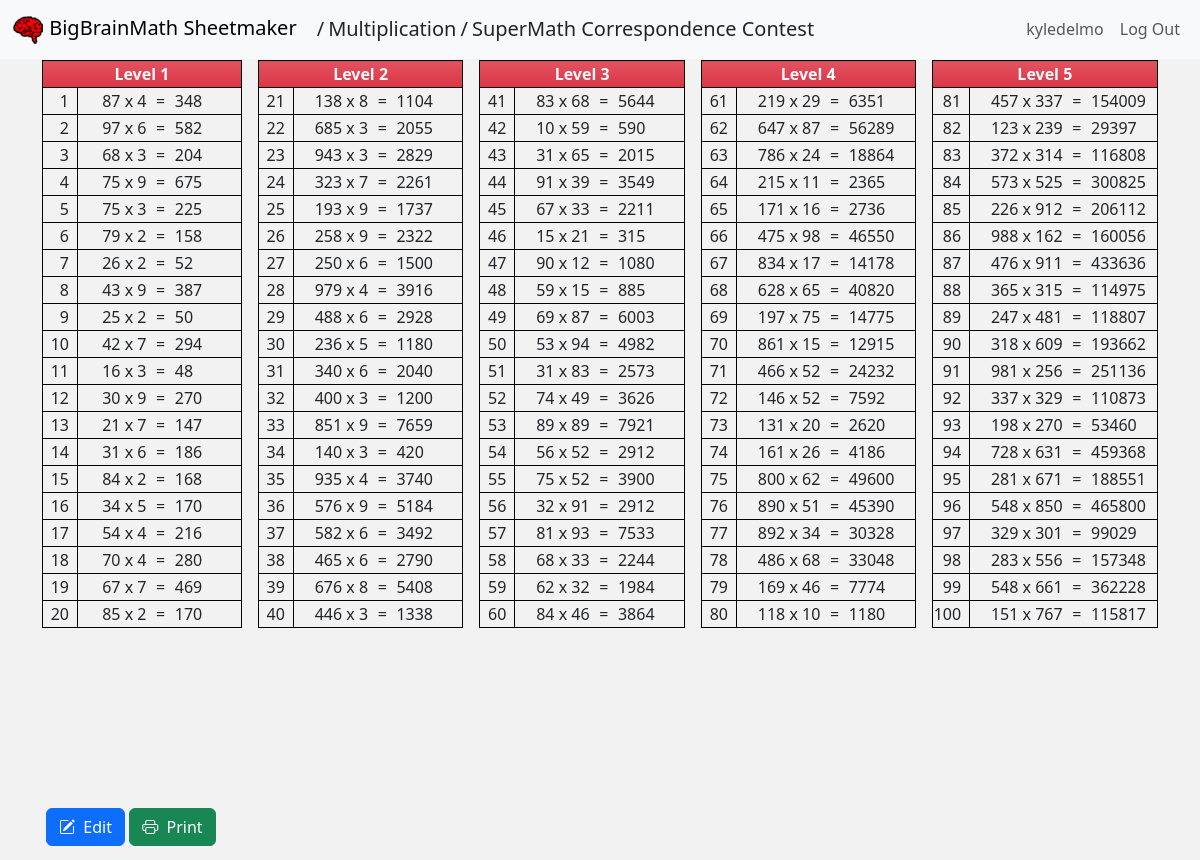
Page /multiplication/2/view (signed in) on the committed database.
### sheetmaker/models.py (models this page shows)
class Sheet(models.Model):
    user_id = models.PositiveIntegerField()
    sheet_name = models.CharField(max_length=50, default="Supermath Correspondence Contest")
    sheet_subname = models.CharField(max_length=50, default="Time Limit: 4 Minutes")
    problem_data = models.JSONField()
    sheet_type = models.CharField(max_length=20)
    created = models.DateTimeField(default=datetime.utcnow())
    modified = models.DateTimeField(default=datetime.utcnow())

class User(AbstractUser):
    pass

### sheetmaker/views.py (the view, shortened to what this page needs)
# urls.py: path('multiplication/<int:id>/<str:action>', views.multiplication_view, name='multiplication_view'),
@login_required(login_url="/login")
@xframe_options_sameorigin
def multiplication_view(request, id, action):
    pageTemplate = "sheetmaker/sheet_item.html"
    flat_list = []
    printData1 = []
    printData2 = []
    sheet = Sheet.objects.get(id=id)
    data = sheet
    if action == "edit":
        pageTemplate = "sheetmaker/sheet_item_edit.html"
    return render(request, pageTemplate, {
        "sheet_type": "Multiplication",
        "breadcrumb": "multiplication",
        "sheet_data": data,
        "sheet_print_data_1": printData1,
        "sheet_print_data_2": printData2
    })

### sheetmaker/templates/sheetmaker/sheet_item.html (shortened to what this page needs)
{% extends "sheetmaker/layout.html" %}
{% block subtitle %}
    <span class="sub-title"><span class="px-1">/</span><a class="text-decoration-none text-nowrap text-dark" href="/{{breadcrumb}}">{{ sheet_type }}</a><span class="px-1">/</span><span class="text-nowrap">{{ sheet_data.sheet_name}}</span></span>
{% endblock %}
{% block body %}
    <div class="problem-sheet">
        {% if sheet_type == "Multiplication" %}
        <div>
            <div class='grid item-detail-panel'>
                {% for data in sheet_data.problem_data %}
                <div class="animate__animated animate__fadeIn">
                    <table>
                        <thead>
                            <tr>
                                <th class="text-light bg-danger bg-gradient bg-opacity-100" colspan="2">{{ data.levelName }}</th>
                            </tr>
                        </thead>
                        <tbody>
                            {% for problem in data.numberSet %}
                            <tr>
                                <td>
                                    {{ problem.number }}
                                </td>
                                <td>
                                    <span>
                                        {{ problem.first }} x {{ problem.second }}
                                    </span>
                                    <span>=</span>
                                    <span>{{ problem.answer }}</span>
                                </td>
                            </tr>
                            {% endfor %}
                        </tbody>
                    </table>
                </div>
                {% endfor %}
            </div>
            <div class="footer-action-panel">
                <div id="sheetNameContainer" class="row g-3 mt-2 p-1">
                    <div class="flex-none w-auto">
                        <a class="btn btn-primary" href="/multiplication/{{ sheet_data.id }}/edit">
                            <i class="bi bi-pencil-square"></i>&nbsp;&nbsp;Edit
                        </a>
                        <button class="btn btn-success" data-sheet_id="{{ sheet_data.id }}" data-sheet-type="multiplication" id="printSheetEl">
                            <i class="bi bi-printer"></i>&nbsp;&nbsp;Print
                        </button>
                    </div>
                </div>
            </div>
        </div>
        {% endif %}
    </div>
{% endblock %}

### sheetmaker/templates/sheetmaker/layout.html (shortened to what this page needs)
{% load static %}
<!DOCTYPE html>
<html lang="en">
<head>
    <link href="https://cdn.jsdelivr.net/npm/bootstrap@5.3.0-alpha1/dist/css/bootstrap.min.css" rel="stylesheet"
 />
    <link rel="stylesheet" href="https://cdn.jsdelivr.net/npm/bootstrap-icons@1.9.1/font/bootstrap-icons.css" />
    <link rel="stylesheet" href="https://cdnjs.cloudflare.com/ajax/libs/animate.css/4.1.1/animate.min.css" />
    <link href="{% static 'sheetmaker/styles.css' %}" rel="stylesheet" />
</head>
<body>
    <div class="main container">
        <nav class="navbar fixed-top navbar-expand-lg bg-body-tertiary">
            <div class="container-fluid">
                <a class="navbar-brand" href="{% url 'index' %}">
                    <img src="{% static 'sheetmaker/images/supersmallmath32.png' %}">
                    <span>BigBrainMath Sheetmaker</span>
                </a>
                <div>{% block subtitle %}{% endblock %}</div>
                <div class="collapse navbar-collapse justify-content-end" id="navbarNav">
                    <ul class="navbar-nav">
                        {% if not user.is_authenticated %}
                        <li class="nav-item user-label">
                            <a class="nav-link" href="{% url 'login' %}">Log In</a>
                        </li>
                        <li class="nav-item user-label">
                            <a class="nav-link" href="{% url 'register' %}">Register</a>
                        </li>
                        {% else %}
                        <li class="nav-item user-label">
                            <a class="nav-link">{{ user.username }}</a>
                        </li>
                        <li class="nav-item user-label">
                            <a class="nav-link" href="{% url 'logout' %}">Log Out</a>
                        </li>
                        {% endif %}
                    </ul>
                </div>
            </div>
        </nav>
        {% block body %}
        {% endblock %}
    </div>
</body>
</html>

### sheetmaker/static/sheetmaker/styles.css (style rules this page uses)
html, body { margin: 0; min-height: 100%; background-color: #f2f2f2; }
.main { height: 100vh; --webkit-user-select: none; user-select: none; }
.user-label { justify-content: right }
.sub-title { font-size: var(--bs-navbar-brand-font-size); }
.problem-sheet { text-align: center; margin-top: 60px; }
.problem-sheet > div { display: flex; flex-direction: column; }
.problem-sheet div.grid.item-detail-panel { margin-bottom: 80px; }
.problem-sheet div.footer-action-panel { height: 80px; position: fixed; bottom: 0px; width: 100%; background: #f2f2f2; }
table, th, td, tr { border:1px solid black; }
.grid { display: grid; gap: 1rem; grid-auto-flow: column; grid-template-columns: auto auto auto auto auto; overflow: auto; }
.grid table { width: 100%; min-width: 180px; }
.grid table thead tr { background-color: red; }
.grid table tbody tr td:first-child { width: 35px; text-align: right; padding-right: 0.5em; }
.grid table tbody tr td { white-space: nowrap; }
.grid table tbody tr td:last-child { text-align: right; }
.grid table tbody tr td:last-child span { text-align: right; display: inline-block; }
.grid table tbody tr td:last-child > span:nth-child(1) { text-align: right; }
.grid table tbody tr td:last-child > span:nth-child(2) { text-align: center; width: 20px; }
.grid table tbody tr td:last-child > span:nth-child(3) { text-align: left; min-width: 65px; }

### rows in the picture
Sheet: sheet_type "Multiplication", sheet_name "SuperMath Correspondence Contest"
User: username "kyledelmo"

### other values in the picture
{{ data.levelName }} "Level 1" "Level 2" "Level 3" "Level 4" "Level 5"
{{ problem.number }} "1" "2" "3" "4" "5" "6" "7" "8" "9" "10" "11" "12" "13" "14" "15" "16" "17" "18" "19" "20" "21" "22" "23" "24" "25" "26" "27" "28" "29" "30" "31" "32" "33" "34" "35" "36" "37" "38" "39" "40" "41" "42" "43" "44" "45" "46" "47" "48" "49" "50" "51" "52" "53" "54" "55" "56" "57" "58" "59" "60" "61" "62" "63" "64" "65" "66" "67" "68" "69" "70" "71" "72" "73" "74" "75" "76" "77" "78" "79" "80" "81" "82" "83" "84" "85" "86" "87" "88" "89" "90" "91" "92" "93" "94" "95" "96" "97" "98" "99" "100"
{{ problem.first }} "87" "97" "68" "75" "75" "79" "26" "43" "25" "42" "16" "30" "21" "31" "84" "34" "54" "70" "67" "85" "138" "685" "943" "323" "193" "258" "250" "979" "488" "236" "340" "400" "851" "140" "935" "576" "582" "465" "676" "446" "83" "10" "31" "91" "67" "15" "90" "59" "69" "53" "31" "74" "89" "56" "75" "32" "81" "68" "62" "84" "219" "647" "786" "215" "171" "475" "834" "628" "197" "861" "466" "146" "131" "161" "800" "890" "892" "486" "169" "118" "457" "123" "372" "573" "226" "988" "476" "365" "247" "318" "981" "337" "198" "728" "281" "548" "329" "283" "548" "151"
{{ problem.second }} "4" "6" "3" "9" "3" "2" "2" "9" "2" "7" "3" "9" "7" "6" "2" "5" "4" "4" "7" "2" "8" "3" "3" "7" "9" "9" "6" "4" "6" "5" "6" "3" "9" "3" "4" "9" "6" "6" "8" "3" "68" "59" "65" "39" "33" "21" "12" "15" "87" "94" "83" "49" "89" "52" "52" "91" "93" "33" "32" "46" "29" "87" "24" "11" "16" "98" "17" "65" "75" "15" "52" "52" "20" "26" "62" "51" "34" "68" "46" "10" "337" "239" "314" "525" "912" "162" "911" "315" "481" "609" "256" "329" "270" "631" "671" "850" "301" "556" "661" "767"
{{ problem.answer }} "348" "582" "204" "675" "225" "158" "52" "387" "50" "294" "48" "270" "147" "186" "168" "170" "216" "280" "469" "170" "1104" "2055" "2829" "2261" "1737" "2322" "1500" "3916" "2928" "1180" "2040" "1200" "7659" "420" "3740" "5184" "3492" "2790" "5408" "1338" "5644" "590" "2015" "3549" "2211" "315" "1080" "885" "6003" "4982" "2573" "3626" "7921" "2912" "3900" "2912" "7533" "2244" "1984" "3864" "6351" "56289" "18864" "2365" "2736" "46550" "14178" "40820" "14775" "12915" "24232" "7592" "2620" "4186" "49600" "45390" "30328" "33048" "7774" "1180" "154009" "29397" "116808" "300825" "206112" "160056" "433636" "114975" "118807" "193662" "251136" "110873" "53460" "459368" "188551" "465800" "99029" "157348" "362228" "115817"
